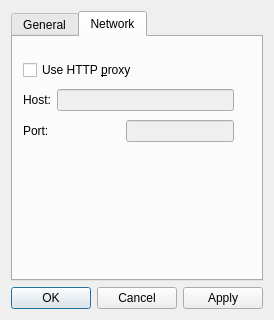
<ui version="4.0" >
 <class>Settings</class>
 <widget class="QDialog" name="Settings" >
  <property name="geometry" >
   <rect>
    <x>0</x>
    <y>0</y>
    <width>261</width>
    <height>320</height>
   </rect>
  </property>
  <property name="sizePolicy" >
   <sizepolicy vsizetype="Preferred" hsizetype="Preferred" >
    <horstretch>0</horstretch>
    <verstretch>0</verstretch>
   </sizepolicy>
  </property>
  <property name="windowTitle" >
   <string>Settings</string>
  </property>
  <layout class="QGridLayout" name="gridLayout" >
   <item row="2" column="0" >
    <widget class="QDialogButtonBox" name="buttonBox" >
     <property name="orientation" >
      <enum>Qt::Horizontal</enum>
     </property>
     <property name="standardButtons" >
      <set>QDialogButtonBox::Apply|QDialogButtonBox::Cancel|QDialogButtonBox::Ok</set>
     </property>
     <property name="centerButtons" >
      <bool>false</bool>
     </property>
    </widget>
   </item>
   <item row="0" column="0" >
    <widget class="QTabWidget" name="tabs" >
     <property name="currentIndex" >
      <number>1</number>
     </property>
     <property name="usesScrollButtons" >
      <bool>true</bool>
     </property>
     <widget class="QWidget" name="general" >
      <attribute name="title" >
       <string>General</string>
      </attribute>
      <widget class="QWidget" name="" >
       <property name="geometry" >
        <rect>
         <x>20</x>
         <y>20</y>
         <width>201</width>
         <height>91</height>
        </rect>
       </property>
       <layout class="QVBoxLayout" name="verticalLayout" >
        <item>
         <widget class="QLabel" name="label" >
          <property name="text" >
           <string>Refresh every</string>
          </property>
         </widget>
        </item>
        <item>
         <layout class="QHBoxLayout" name="horizontalLayout" >
          <item>
           <widget class="QComboBox" name="refreshCombo" >
            <item>
             <property name="text" >
              <string>3</string>
             </property>
            </item>
            <item>
             <property name="text" >
              <string>5</string>
             </property>
            </item>
            <item>
             <property name="text" >
              <string>10</string>
             </property>
            </item>
            <item>
             <property name="text" >
              <string>15</string>
             </property>
            </item>
            <item>
             <property name="text" >
              <string>30</string>
             </property>
            </item>
            <item>
             <property name="text" >
              <string>45</string>
             </property>
            </item>
            <item>
             <property name="text" >
              <string>60</string>
             </property>
            </item>
           </widget>
          </item>
          <item>
           <widget class="QLabel" name="label_2" >
            <property name="text" >
             <string>minutes</string>
            </property>
           </widget>
          </item>
         </layout>
        </item>
        <item>
         <widget class="QLabel" name="label_3" >
          <property name="text" >
           <string>Language</string>
          </property>
         </widget>
        </item>
        <item>
         <widget class="QComboBox" name="languageCombo" >
          <property name="currentIndex" >
           <number>0</number>
          </property>
          <property name="insertPolicy" >
           <enum>QComboBox::InsertAlphabetically</enum>
          </property>
          <item>
           <property name="text" >
            <string>English</string>
           </property>
          </item>
         </widget>
        </item>
       </layout>
      </widget>
     </widget>
     <widget class="QWidget" name="network" >
      <attribute name="title" >
       <string>Network</string>
      </attribute>
      <widget class="QWidget" name="" >
       <property name="geometry" >
        <rect>
         <x>10</x>
         <y>20</y>
         <width>211</width>
         <height>91</height>
        </rect>
       </property>
       <layout class="QVBoxLayout" name="verticalLayout_2" >
        <item>
         <widget class="QCheckBox" name="proxyBox" >
          <property name="text" >
           <string>Use HTTP &amp;proxy</string>
          </property>
         </widget>
        </item>
        <item>
         <layout class="QHBoxLayout" name="horizontalLayout_3" >
          <item>
           <widget class="QLabel" name="hostLabel" >
            <property name="text" >
             <string>Host:</string>
            </property>
           </widget>
          </item>
          <item>
           <widget class="QLineEdit" name="hostEdit" >
            <property name="enabled" >
             <bool>false</bool>
            </property>
            <property name="text" >
             <string/>
            </property>
           </widget>
          </item>
         </layout>
        </item>
        <item>
         <layout class="QHBoxLayout" name="horizontalLayout_2" >
          <item>
           <widget class="QLabel" name="portLabel" >
            <property name="text" >
             <string>Port:</string>
            </property>
           </widget>
          </item>
          <item>
           <widget class="QLineEdit" name="portEdit" >
            <property name="enabled" >
             <bool>false</bool>
            </property>
            <property name="sizePolicy" >
             <sizepolicy vsizetype="Fixed" hsizetype="Fixed" >
              <horstretch>0</horstretch>
              <verstretch>0</verstretch>
             </sizepolicy>
            </property>
            <property name="text" >
             <string/>
            </property>
           </widget>
          </item>
         </layout>
        </item>
       </layout>
      </widget>
     </widget>
    </widget>
   </item>
  </layout>
  <zorder>buttonBox</zorder>
  <zorder>tabs</zorder>
 </widget>
 <resources/>
 <connections>
  <connection>
   <sender>buttonBox</sender>
   <signal>accepted()</signal>
   <receiver>Settings</receiver>
   <slot>accept()</slot>
   <hints>
    <hint type="sourcelabel" >
     <x>257</x>
     <y>171</y>
    </hint>
    <hint type="destinationlabel" >
     <x>157</x>
     <y>180</y>
    </hint>
   </hints>
  </connection>
  <connection>
   <sender>buttonBox</sender>
   <signal>rejected()</signal>
   <receiver>Settings</receiver>
   <slot>reject()</slot>
   <hints>
    <hint type="sourcelabel" >
     <x>300</x>
     <y>171</y>
    </hint>
    <hint type="destinationlabel" >
     <x>286</x>
     <y>180</y>
    </hint>
   </hints>
  </connection>
  <connection>
   <sender>proxyBox</sender>
   <signal>clicked(bool)</signal>
   <receiver>hostEdit</receiver>
   <slot>setEnabled(bool)</slot>
   <hints>
    <hint type="sourcelabel" >
     <x>80</x>
     <y>51</y>
    </hint>
    <hint type="destinationlabel" >
     <x>267</x>
     <y>76</y>
    </hint>
   </hints>
  </connection>
  <connection>
   <sender>proxyBox</sender>
   <signal>clicked(bool)</signal>
   <receiver>portEdit</receiver>
   <slot>setEnabled(bool)</slot>
   <hints>
    <hint type="sourcelabel" >
     <x>41</x>
     <y>54</y>
    </hint>
    <hint type="destinationlabel" >
     <x>189</x>
     <y>117</y>
    </hint>
   </hints>
  </connection>
 </connections>
</ui>
